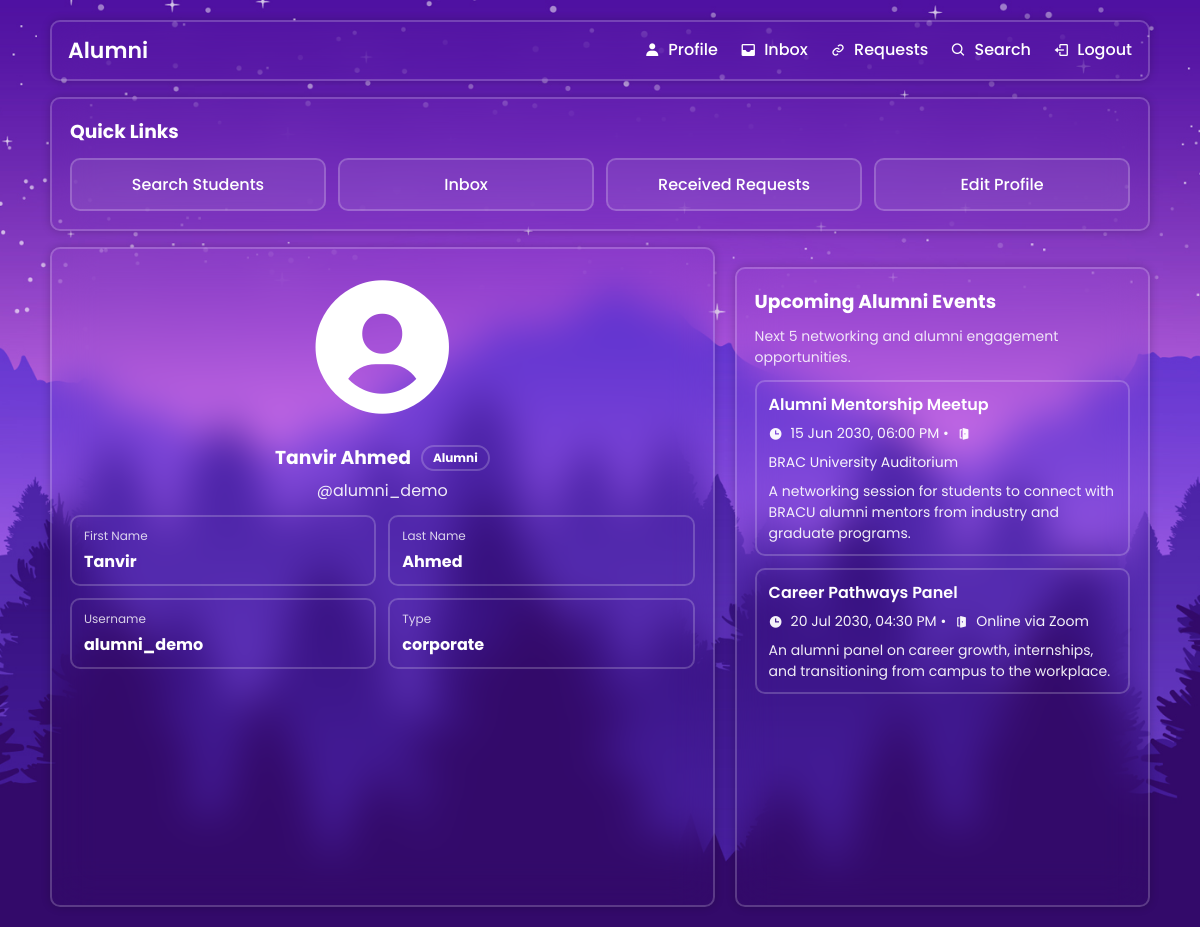
Screenshot of /alumni_home.php (signed in) with the database file from the repository.
### tables this page shows
CREATE TABLE IF NOT EXISTS alumni (
    user_id INT UNSIGNED NOT NULL,
    github VARCHAR(255) NOT NULL,
    linkedin VARCHAR(255) NOT NULL,
    sex ENUM('male', 'female', 'other') NOT NULL DEFAULT 'other',
    city VARCHAR(100) NOT NULL,
    country VARCHAR(100) NOT NULL,
    zip_code VARCHAR(20) NOT NULL,
    type ENUM('higher studies', 'corporate', 'self employed') NOT NULL DEFAULT 'higher studies',
    thesis VARCHAR(255) NOT NULL,
    university VARCHAR(255) NOT NULL,
    current_country VARCHAR(100) NOT NULL,
    degree_programme VARCHAR(255) NOT NULL,
    field_of_study VARCHAR(255) NOT NULL,
    company_name VARCHAR(255) NOT NULL,
    role_title VARCHAR(255) NOT NULL,
    employment_start_date DATE NULL,
    location VARCHAR(255) NOT NULL,
    business_name VARCHAR(255) NOT NULL,
    business_theme VARCHAR(255) NOT NULL,
    PRIMARY KEY (user_id),
    KEY idx_alumni_company_name (company_name),
    KEY idx_alumni_type (type),
    CONSTRAINT fk_alumni_user
        FOREIGN KEY (user_id) REFERENCES users (user_id)
        ON DELETE CASCADE
        ON UPDATE CASCADE
);

CREATE TABLE IF NOT EXISTS users (
    user_id INT UNSIGNED NOT NULL AUTO_INCREMENT,
    first_name VARCHAR(100) NOT NULL,
    last_name VARCHAR(100) NOT NULL,
    username VARCHAR(100) NOT NULL,
    password VARCHAR(255) NOT NULL,
    role ENUM('student', 'alumni', 'admin') NOT NULL,
    PRIMARY KEY (user_id),
    UNIQUE KEY uq_users_username (username),
    KEY idx_users_role (role)
);

CREATE TABLE IF NOT EXISTS events (
    event_id INT UNSIGNED NOT NULL AUTO_INCREMENT,
    event_name VARCHAR(255) NOT NULL,
    event_description TEXT NOT NULL,
    event_date DATETIME NOT NULL,
    event_location VARCHAR(255) NOT NULL,
    PRIMARY KEY (event_id),
    KEY idx_events_event_date (event_date)
);

### fetch_alumni.php (called while the page is built, shortened)
<?php
require_once('auth.php');
require_once('DBconnect.php');
$user_id = current_user_id();
$sql = "SELECT users.first_name, users.last_name, users.username,
               alumni.github, alumni.linkedin, alumni.sex, alumni.city, alumni.country, alumni.zip_code,
               alumni.type, alumni.thesis, alumni.university, alumni.current_country,
               alumni.degree_programme, alumni.field_of_study, alumni.company_name, alumni.role_title,
               alumni.employment_start_date, alumni.location, alumni.business_name, alumni.business_theme
        FROM users
        JOIN alumni ON users.user_id = alumni.user_id
        WHERE users.user_id = ?";
$stmt = $conn->prepare($sql);
$stmt->bind_param("i", $user_id);
$stmt->execute();
$result = $stmt->get_result();
if ($result && mysqli_num_rows($result) > 0) {
    $alumni_data = mysqli_fetch_assoc($result);
} else {
    echo "No alumni data found.";
    exit();
}
?>

### auth.php (called while the page is built, shortened)
<?php
function e($value)
{
    return htmlspecialchars((string) ($value ?? ''), ENT_QUOTES, 'UTF-8');
}
function current_user_id()
{
    return $_SESSION['user_id'] ?? null;
}
?>

### alumni_home.php (the view, shortened to what this page needs)
<?php
require_once('fetch_alumni.php');
require_once('DBconnect.php');
$sql = "SELECT event_name, event_description, event_date, event_location
        FROM events
        WHERE event_date >= NOW()
        ORDER BY event_date ASC
        LIMIT 5";
$events_result = mysqli_query($conn, $sql);
?>
<!DOCTYPE html>
<html lang="en">
<head>
  <link rel="stylesheet" href="style.css" />
  <link rel="stylesheet" href="student_home_style.css" />
  <link href="https://unpkg.com/boxicons@2.1.4/css/boxicons.min.css" rel="stylesheet" />
</head>
<body>
  <div class="page">
    <header class="glass hdr">
      <div class="title">Alumni</div>
      <nav class="links">
        <a href="alumni_profile.php"><i class='bx bxs-user'></i><span>Profile</span></a>
        <a href="inbox.php"><i class='bx bxs-inbox'></i><span>Inbox</span></a>
        <a href="connection_requests.php"><i class='bx bx-link'></i><span>Requests</span></a>
        <a href="alumni_search.php"><i class='bx bx-search'></i><span>Search</span></a>
        <a href="logout.php"><i class='bx bx-log-out'></i><span>Logout</span></a>
      </nav>
    </header>
    <section class="glass card quick-links-card">
      <h3>Quick Links</h3>
      <div class="quick-links-grid">
        <a href="alumni_search.php" class="quick-link-btn">Search Students</a>
        <a href="inbox.php" class="quick-link-btn">Inbox</a>
        <a href="connection_requests.php" class="quick-link-btn">Received Requests</a>
        <a href="edit_alumni_profile.php" class="quick-link-btn">Edit Profile</a>
      </div>
    </section>
    <section class="dash">
      <section class="glass card profile">
        <div class="avatar"><i class='bx bxs-user-circle'></i></div>
        <div class="info">
          <h3 class="name"><?php echo e($alumni_data['first_name'] . ' ' . $alumni_data['last_name']); ?> <span class="role-pill">Alumni</span></h3>
          <p class="handle">@<?php echo e($alumni_data['username']); ?></p>
          <div class="grid-info">
            <div class="row"><span>First Name</span><strong><?php echo e($alumni_data['first_name']); ?></strong></div>
            <div class="row"><span>Last Name</span><strong><?php echo e($alumni_data['last_name']); ?></strong></div>
            <div class="row"><span>Username</span><strong><?php echo e($alumni_data['username']); ?></strong></div>
            <div class="row"><span>Type</span><strong><?php echo e($alumni_data['type']); ?></strong></div>
          </div>
        </div>
      </section>
      <aside class="glass card events">
        <h3>Upcoming Alumni Events</h3>
        <p class="events-subtitle">Next 5 networking and alumni engagement opportunities.</p>
        <ul class="elist">
          <?php
          if ($events_result && mysqli_num_rows($events_result) > 0) {
            while ($event = mysqli_fetch_assoc($events_result)) {
              echo "<li>";
              echo "<div class='etitle'>" . e($event['event_name']) . "</div>";
              echo "<div class='emeta'><i class='bx bxs-time'></i> " . e(date('d M Y, h:i A', strtotime($event['event_date']))) . " • ";
              echo "<i class='bx bxs-door-open'></i> " . e($event['event_location']) . "</div>";
              if (trim((string) $event['event_description']) !== '') {
                  echo "<p class='edesc'>" . e($event['event_description']) . "</p>";
              }
              echo "</li>";
            }
          } else {
            echo "<li>No upcoming events available.</li>";
          }
          ?>
        </ul>
      </aside>
    </section>
  </div>
</body>
</html>

### style.css (style rules this page uses)
* { margin: 0; padding: 0; box-sizing: border-box; font-family: "Poppins", sans-serif; }
body { display: flex; justify-content: center; align-items: center; min-height: 100vh; background: url('img.jpg') no-repeat; background-size: cover; background-position: center; }

### student_home_style.css (style rules this page uses)
body { display: block !important; justify-content: initial !important; align-items: initial !important; min-height: 100vh; }
.glass { background: transparent; border: 2px solid rgba(255, 255, 255, .2); backdrop-filter: blur(20px); box-shadow: 0 0 10px rgba(0, 0, 0, .2); color: #fff; border-radius: 10px; }
.page { width: min(1100px, 92%); margin: 20px auto; }
.hdr { display: flex; justify-content: space-between; align-items: center; padding: 12px 16px; }
.hdr .title { font-size: 22px; font-weight: 600; }
.hdr .links a { color: #fff; text-decoration: none; margin-left: 18px; display: inline-flex; align-items: center; gap: 8px; font-weight: 500; }
.quick-links-card { margin-top: 16px; }
.quick-links-card h3 { margin: 0 0 12px; }
.quick-links-grid { display: grid; grid-template-columns: repeat(auto-fit, minmax(160px, 1fr)); gap: 12px; }
.quick-link-btn { display: inline-flex; justify-content: center; align-items: center; padding: 12px 14px; border: 2px solid rgba(255, 255, 255, .2); border-radius: 10px; color: #fff; text-decoration: none; font-weight: 500; background: rgba(255, 255, 255, 0.08); }
.dash { margin-top: 16px; display: grid; grid-template-columns: 1.6fr 1fr; grid-template-rows: auto 1fr; gap: 20px; min-height: calc(100vh - 140px); }
.card { padding: 18px; }
.profile { grid-column: 1; grid-row: 1 / span 2; display: flex; flex-direction: column; align-items: center; gap: 16px; text-align: center; }
.profile .avatar i { font-size: 160px; line-height: 1; }
.profile .info { flex: 1; width: 100%; }
.profile .name { margin: 0 0 6px; display: flex; align-items: center; justify-content: center; gap: 10px; }
.role-pill { border: 2px solid rgba(255, 255, 255, .2); border-radius: 999px; padding: 2px 10px; font-size: 12px; }
.handle { margin: 0 0 12px; opacity: .9; }
.grid-info { width: 100%; max-width: 720px; margin: 8px auto 0; display: grid; grid-template-columns: repeat(2, minmax(180px, 1fr)); gap: 12px; text-align: left; }
.grid-info .row { border: 2px solid rgba(255, 255, 255, .2); border-radius: 10px; padding: 10px 12px; }
.grid-info .row span { display: block; font-size: 12px; opacity: .8; margin-bottom: 4px; }
.grid-info .row strong { font-size: 16px; }
.events { grid-column: 2; grid-row: 2; }
.events h3 { margin: 0 0 10px; }
.events-subtitle { margin: 0 0 12px; font-size: 14px; opacity: .85; }
.elist { list-style: none; padding: 0; margin: 0; display: flex; flex-direction: column; gap: 12px; }
.elist li { border: 2px solid rgba(255, 255, 255, .2); border-radius: 10px; padding: 10px 12px; }
.etitle { font-weight: 600; margin-bottom: 6px; }
.emeta { opacity: .95; font-size: 14px; display: flex; align-items: center; gap: 8px; flex-wrap: wrap; }
.edesc { margin: 8px 0 0; font-size: 14px; line-height: 1.5; opacity: .92; }

### rows the page displays
alumni: user_id.last_name "Tanvir Ahmed", user_id.username "alumni_demo", user_id.first_name "Tanvir", user_id.last_name "Ahmed", type "corporate"
events: event_name "Alumni Mentorship Meetup", event_date "15 Jun 2030, 06:00 PM", event_location "BRAC University Auditorium", event_description "A networking session for students to connect with BRACU alumni mentors from industry and graduate programs."
events: event_name "Career Pathways Panel", event_date "20 Jul 2030, 04:30 PM", event_location "Online via Zoom", event_description "An alumni panel on career growth, internships, and transitioning from campus to the workplace."
